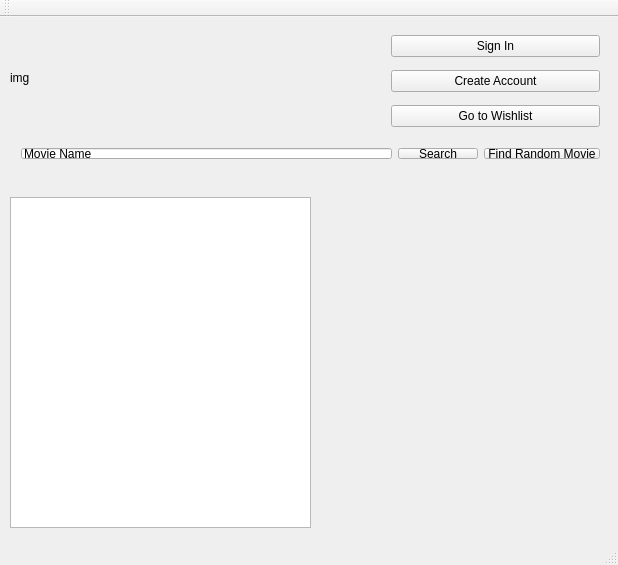
<?xml version="1.0" encoding="UTF-8"?>
<ui version="4.0">
 <class>MainWindow</class>
 <widget class="QMainWindow" name="MainWindow">
  <property name="geometry">
   <rect>
    <x>0</x>
    <y>0</y>
    <width>618</width>
    <height>565</height>
   </rect>
  </property>
  <property name="windowTitle">
   <string>MovieFinder</string>
  </property>
  <property name="styleSheet">
   <string notr="true"/>
  </property>
  <widget class="QWidget" name="centralWidget">
   <property name="autoFillBackground">
    <bool>true</bool>
   </property>
   <property name="styleSheet">
    <string notr="true"/>
   </property>
   <widget class="QListWidget" name="listWidget">
    <property name="geometry">
     <rect>
      <x>10</x>
      <y>180</y>
      <width>301</width>
      <height>331</height>
     </rect>
    </property>
    <property name="autoFillBackground">
     <bool>false</bool>
    </property>
    <property name="styleSheet">
     <string notr="true"/>
    </property>
   </widget>
   <widget class="QLabel" name="posterImg">
    <property name="geometry">
     <rect>
      <x>330</x>
      <y>180</y>
      <width>271</width>
      <height>321</height>
     </rect>
    </property>
    <property name="text">
     <string/>
    </property>
   </widget>
   <widget class="QWidget" name="layoutWidget">
    <property name="geometry">
     <rect>
      <x>10</x>
      <y>120</y>
      <width>601</width>
      <height>33</height>
     </rect>
    </property>
    <layout class="QHBoxLayout" name="horizontalLayout">
     <item>
      <widget class="QLineEdit" name="lineEdit">
       <property name="text">
        <string>Movie Name</string>
       </property>
      </widget>
     </item>
     <item>
      <widget class="QPushButton" name="searchButton">
       <property name="text">
        <string>Search</string>
       </property>
      </widget>
     </item>
     <item>
      <widget class="QPushButton" name="randomMovieButton">
       <property name="text">
        <string>Find Random Movie</string>
       </property>
      </widget>
     </item>
    </layout>
   </widget>
   <widget class="QLabel" name="logo">
    <property name="geometry">
     <rect>
      <x>10</x>
      <y>10</y>
      <width>371</width>
      <height>101</height>
     </rect>
    </property>
    <property name="text">
     <string>img</string>
    </property>
   </widget>
   <widget class="QWidget" name="">
    <property name="geometry">
     <rect>
      <x>380</x>
      <y>0</y>
      <width>231</width>
      <height>131</height>
     </rect>
    </property>
    <layout class="QVBoxLayout" name="verticalLayout">
     <item>
      <widget class="QPushButton" name="pushButton_2">
       <property name="text">
        <string>Sign In</string>
       </property>
      </widget>
     </item>
     <item>
      <widget class="QPushButton" name="pushButton_3">
       <property name="text">
        <string>Create Account</string>
       </property>
      </widget>
     </item>
     <item>
      <widget class="QPushButton" name="pushButton">
       <property name="text">
        <string>Go to Wishlist</string>
       </property>
      </widget>
     </item>
    </layout>
   </widget>
  </widget>
  <widget class="QToolBar" name="mainToolBar">
   <attribute name="toolBarArea">
    <enum>TopToolBarArea</enum>
   </attribute>
   <attribute name="toolBarBreak">
    <bool>false</bool>
   </attribute>
  </widget>
  <widget class="QStatusBar" name="statusBar"/>
 </widget>
 <layoutdefault spacing="6" margin="11"/>
 <resources/>
 <connections/>
</ui>
